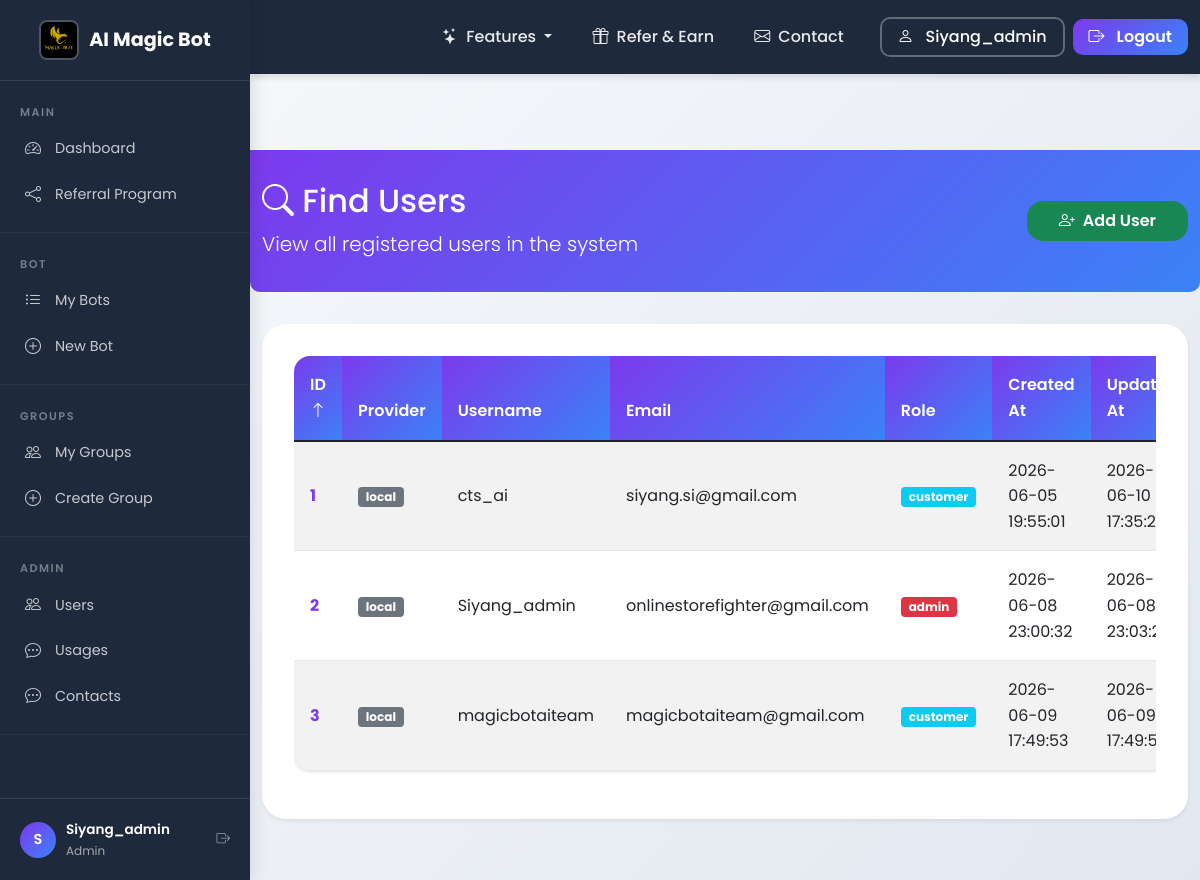
Page /users (signed in) on the earlier database version.
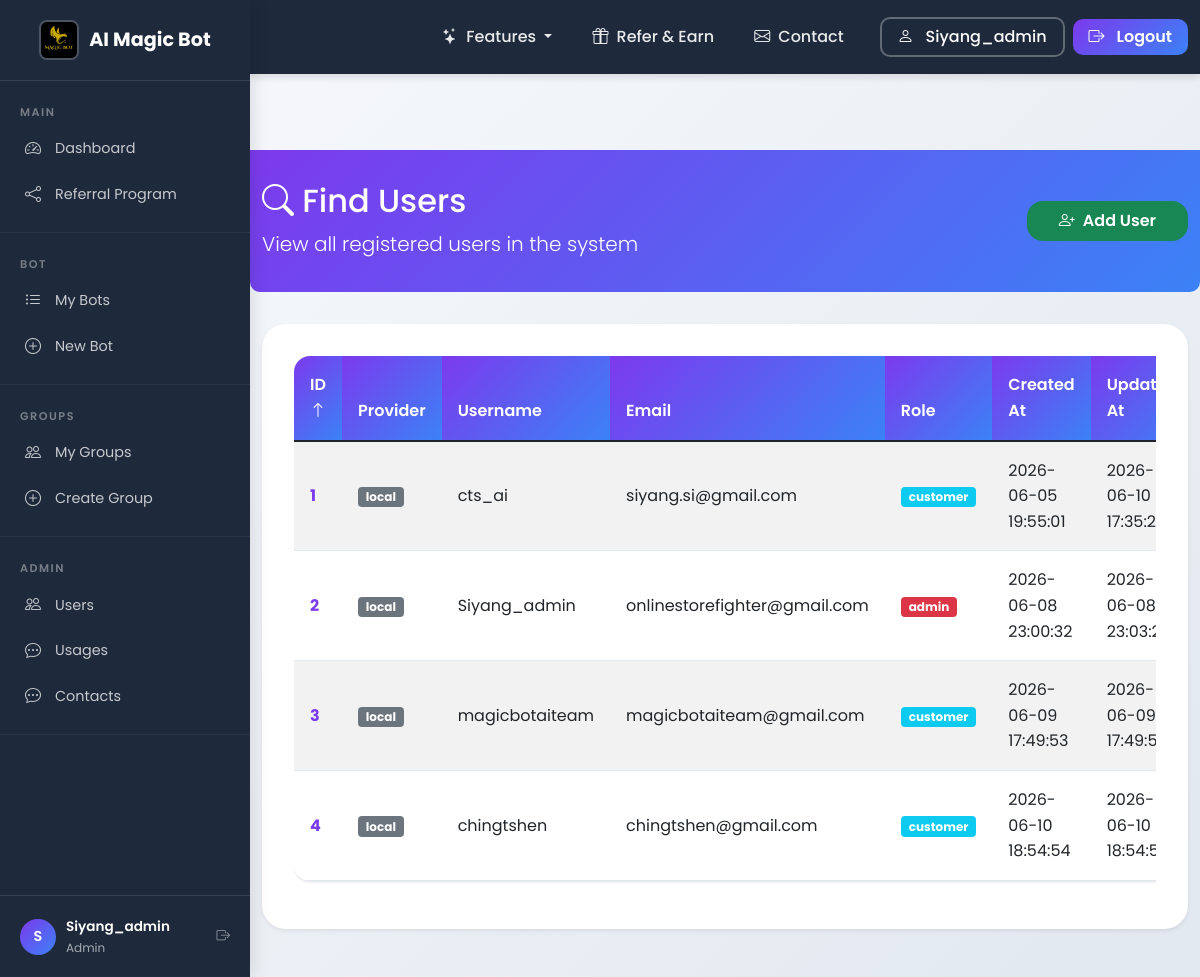
Same page on the later database version.
### tables this page shows
CREATE TABLE users (
            id INTEGER PRIMARY KEY AUTOINCREMENT,
            provider TEXT NOT NULL DEFAULT 'local',
            provider_id TEXT UNIQUE,
            username TEXT NOT NULL UNIQUE,
            email TEXT,
            password_hash TEXT,
            referral_credits INTEGER DEFAULT 0,
            referral_badge TEXT DEFAULT NULL,
            created_at TIMESTAMP DEFAULT CURRENT_TIMESTAMP,
            updated_at TIMESTAMP DEFAULT CURRENT_TIMESTAMP
        , preferred_platform TEXT DEFAULT NULL, platform_user_id TEXT DEFAULT NULL);

### app_complete_with_groups.py (the view)
@app.route("/users")
@login_required
@admin_required_route
def users_list():
    page = request.args.get('page', 1, type=int)
    sort_by = request.args.get('sort_by', 'id')
    sort_order = request.args.get('sort_order', 'asc')
    valid_sort_columns = ['id', 'username', 'email', 'created_at', 'updated_at']
    if sort_by not in valid_sort_columns:
        sort_by = 'id'
    if sort_order not in ['asc', 'desc']:
        sort_order = 'asc'
    per_page = 20
    offset = (page - 1) * per_page
    conn = get_db_connection()
    total_count = conn.execute("SELECT COUNT(*) as count FROM users").fetchone()['count']
    total_pages = (total_count + per_page - 1) // per_page
    order_clause = f"u.{sort_by} {sort_order}"
    query = f"""
        SELECT u.*, COALESCE(r.name, 'customer') as user_role
        FROM users u
        LEFT JOIN user_roles ur ON u.id = ur.user_id
        LEFT JOIN roles r ON ur.role_id = r.id
        ORDER BY {order_clause}
        LIMIT ? OFFSET ?
    """
    users = conn.execute(query, (per_page, offset)).fetchall()
    conn.close()
    return render_template(
        "users.html",
        users=users,
        username=session.get("username"),
        role=session.get("role"),
        page=page,
        total_pages=total_pages,
        total_count=total_count,
        sort_by=sort_by,
        sort_order=sort_order
    )

### app_complete_with_groups.py (called while the page is built)
@app.context_processor
def inject_random_background():
    import random
    background_images = [
        '/static/AI_IMG1.jpeg',
        '/static/AI_IMG_2.jpeg',
        '/static/AI_IMG_3.jpeg',
        '/static/AI_IMG_4.jpeg'
    ]
    random_bg = random.choice(background_images)
    return {
        'random_background': random_bg,
        'all_backgrounds': background_images,
        'is_admin': session.get('role') == 'admin'
    }

def admin_required_route(f):
    from functools import wraps
    @wraps(f)
    def decorated_function(*args, **kwargs):
        if session.get('role', 'customer') != 'admin':
            flash("Admin privileges required to access this page.", "error")
            return redirect(url_for('index'))
        return f(*args, **kwargs)
    return decorated_function

    def __call__(self, environ, start_response):
        environ['wsgi.url_scheme'] = 'https'
        return super().__call__(environ, start_response)

### db.py (called while the page is built)
def get_conn():
    if USE_PG:
        return _pg_conn()
    return _sqlite_conn()

### templates/users.html (shortened to what the changed rows need)
<!DOCTYPE html>
<html lang="en">
<head>
    <link href="https://cdn.jsdelivr.net/npm/bootstrap@5.1.3/dist/css/bootstrap.min.css" rel="stylesheet">
    <link rel="stylesheet" href="{{ url_for('static', filename='css/shared.css') }}">
    <link rel="stylesheet" href="https://cdn.jsdelivr.net/npm/bootstrap-icons@1.8.1/font/bootstrap-icons.css">
</head>
<body class="sidebar-layout">
    {% with active_page='users' %}
    {% include '_sidebar.html' %}
<div class="sidebar-content">
    {% endwith %}
    <div class="page-header">
        <div class="container">
            <div class="d-flex justify-content-between align-items-center">
                <div>
                    <h2><i class="bi bi-search"></i> Find Users</h2>
                </div>
            </div>
        </div>
    </div>
    <div class="container mb-5">
        <div class="card shadow-sm">
            <div class="card-body">
                <div class="table-responsive">
                    <table class="table table-hover table-striped">
                        <thead class="table-dark">
                            <tr>
                                <th>
                                    <a href="?sort_by=id&sort_order={{ 'desc' if sort_by == 'id' and sort_order == 'asc' else 'asc' }}" class="text-white text-decoration-none">
                                        ID
                                        {% if sort_by == 'id' %}
                                            <i class="bi bi-arrow-{{ 'up' if sort_order == 'asc' else 'down' }}"></i>
                                        {% endif %}
                                    </a>
                                </th>
                                <th>Provider</th>
                                <th>
                                    <a href="?sort_by=username&sort_order={{ 'desc' if sort_by == 'username' and sort_order == 'asc' else 'asc' }}" class="text-white text-decoration-none">
                                        Username
                                    </a>
                                </th>
                                <th>Email</th>
                                <th>Role</th>
                                <th>
                                    <a href="?sort_by=created_at&sort_order={{ 'desc' if sort_by == 'created_at' and sort_order == 'asc' else 'asc' }}" class="text-white text-decoration-none">
                                        Created At
                                    </a>
                                </th>
                                <th>
                                    <a href="?sort_by=updated_at&sort_order={{ 'desc' if sort_by == 'updated_at' and sort_order == 'asc' else 'asc' }}" class="text-white text-decoration-none">
                                        Updated At
                                    </a>
                                </th>
                            </tr>
                        </thead>
                        <tbody>
                            {% for user in users %}
                            <tr>
                                <td><a href="/users/{{ user.id }}" class="fw-bold">{{ user.id }}</a></td>
                                <td><span class="badge bg-{{ 'primary' if user.provider == 'google' else 'secondary' }}">{{ user.provider }}</span></td>
                                <td>{{ user.username }}</td>
                                <td>{{ user.email or 'N/A' }}</td>
                                <td><span class="badge bg-{{ 'danger' if user.user_role == 'admin' else 'info' }}">{{ user.user_role }}</span></td>
                                <td>{{ user.created_at }}</td>
                                <td>{{ user.updated_at }}</td>
                            </tr>
                            {% endfor %}
                        </tbody>
                    </table>
                </div>
            </div>
        </div>
    </div>
</div>
</body>
</html>

### templates/_sidebar.html (shortened to what this page needs)
{% with active_page=active_page|default('') %}
{% include '_navbar.html' %}
{% endwith %}
<div class="sidebar" id="appSidebar">
    <div class="sidebar-brand">
        <a href="{{ url_for('landing') }}">
            <img src="{{ url_for('static', filename='Magic_Bot_AI.png') }}" alt="AI Magic Bot">
            AI Magic Bot
        </a>
    </div>
    <div class="sidebar-section">
        <div class="sidebar-section-title">Main</div>
        <a href="{{ url_for('index') }}" class="sidebar-item {% if active_page == 'dashboard' %}active{% endif %}">
            <i class="bi bi-speedometer2"></i> Dashboard
        </a>
        <a href="{{ url_for('referrer') }}" class="sidebar-item {% if active_page == 'referrer' %}active{% endif %}">
            <i class="bi bi-share"></i> Referral Program
        </a>
    </div>
    <div class="sidebar-section">
        <div class="sidebar-section-title">Bot</div>
        <a href="{{ url_for('my_bots') }}" class="sidebar-item {% if active_page == 'my_bots' %}active{% endif %}">
            <i class="bi bi-list-ul"></i> My Bots
        </a>
        <a href="{{ url_for('register_bot') }}" class="sidebar-item {% if active_page == 'register' %}active{% endif %}">
            <i class="bi bi-plus-circle"></i> New Bot
        </a>
    </div>
    <div class="sidebar-section">
        <div class="sidebar-section-title">Groups</div>
        <a href="/groups" class="sidebar-item">
            <i class="bi bi-people"></i> My Groups
        </a>
        <a href="/groups/create" class="sidebar-item">
            <i class="bi bi-plus-circle"></i> Create Group
        </a>
    </div>
    {% if role == 'admin' %}
    <div class="sidebar-section">
        <div class="sidebar-section-title">Admin</div>
        <a href="{{ url_for('find_users') }}" class="sidebar-item">
            <i class="bi bi-people"></i> Users
        </a>
        <a href="/usage" class="sidebar-item {% if active_page == 'usage' %}active{% endif %}">
            <i class="bi bi-chat-dots"></i> Usages
        </a>
        <a href="/admin/contacts" class="sidebar-item {% if active_page == 'admin_contacts' %}active{% endif %}">
            <i class="bi bi-chat-dots"></i> Contacts
        </a>
    </div>
    {% endif %}
    <div class="sidebar-footer">
        <div class="sidebar-user-info">
            <div class="avatar">
                {{ username[:1].upper() if username else 'U' }}
            </div>
            <div>
                <div class="user-name">{{ username }}</div>
                <div class="user-role">{{ role|title if role else 'User' }}</div>
            </div>
            <a href="{{ url_for('logout') }}" class="ms-auto text-white-50" title="Logout">
                <i class="bi bi-box-arrow-right"></i>
            </a>
        </div>
    </div>
</div>

### templates/_navbar.html (shortened to what this page needs)
<nav class="navbar navbar-expand-lg navbar-dark fixed-top">
    <div class="container">
        <div class="collapse navbar-collapse" id="navbarNav">
            <ul class="navbar-nav ms-auto align-items-center">
                <li class="nav-item dropdown">
                    <a class="nav-link dropdown-toggle" href="#" id="featuresDropdown" role="button" data-bs-toggle="dropdown" aria-expanded="false">
                        <i class="bi bi-stars me-1"></i> Features
                    </a>
                </li>
                <li class="nav-item">
                    <a class="nav-link" href="/referral-program">
                        <i class="bi bi-gift me-1"></i> Refer & Earn
                    </a>
                </li>
                <li class="nav-item">
                    <a class="nav-link" href="/advertisement#contact">
                        <i class="bi bi-envelope me-1"></i> Contact
                    </a>
                </li>
                <li class="nav-item ms-3">
                    <a href="{{ url_for('profile') }}" class="btn btn-outline-light" style="border-radius: 10px; padding: 6px 16px; font-weight: 500; border-width: 2px;">
                        <i class="bi bi-person me-1"></i> {{ username }}
                    </a>
                </li>
                <li class="nav-item ms-2">
                    <a href="{{ url_for('logout') }}" class="btn btn-primary" style="border-radius: 10px; padding: 6px 16px; font-weight: 600;">
                        <i class="bi bi-box-arrow-right me-1"></i> Logout
                    </a>
                </li>
            </ul>
        </div>
    </div>
</nav>
<div style="padding-top: 80px;"></div>

Differences in the rows shown:
added users: id "4", provider "local", username "chingtshen", email "chingtshen@gmail.com", user_role "customer", created_at "2026-06-10 18:54:54", updated_at "2026-06-10…"
